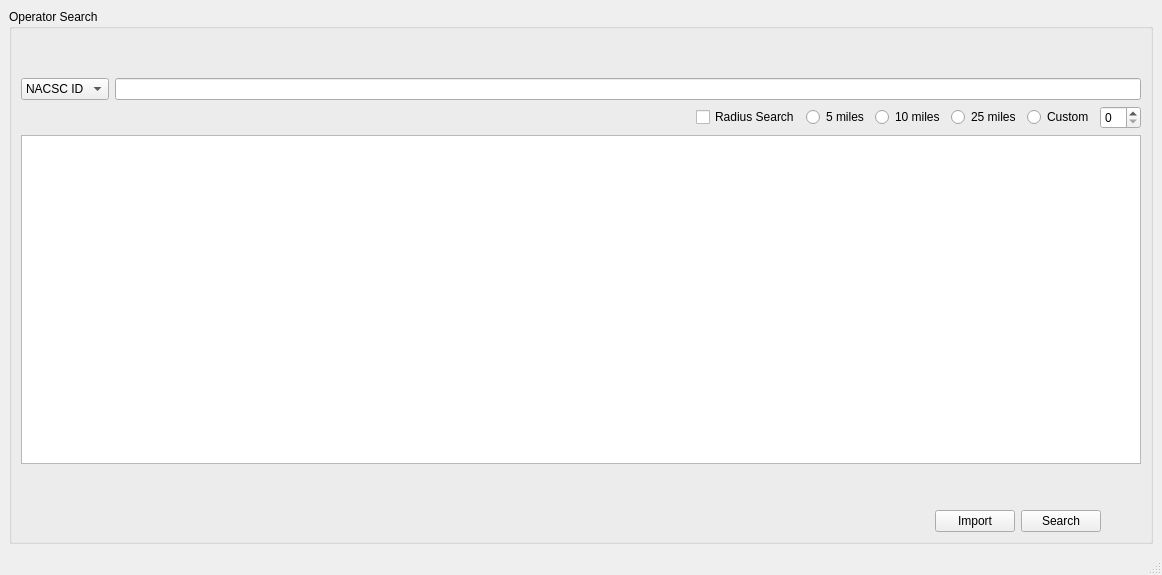
<?xml version="1.0" encoding="UTF-8"?>
<ui version="4.0">
 <class>MainWindow</class>
 <widget class="QMainWindow" name="MainWindow">
  <property name="geometry">
   <rect>
    <x>0</x>
    <y>0</y>
    <width>1162</width>
    <height>575</height>
   </rect>
  </property>
  <property name="sizePolicy">
   <sizepolicy hsizetype="Preferred" vsizetype="Preferred">
    <horstretch>0</horstretch>
    <verstretch>0</verstretch>
   </sizepolicy>
  </property>
  <property name="windowTitle">
   <string>Smooth Operator</string>
  </property>
  <widget class="QWidget" name="centralwidget">
   <layout class="QHBoxLayout" name="horizontalLayout_4">
    <item>
     <widget class="QGroupBox" name="groupBox">
      <property name="title">
       <string>Operator Search</string>
      </property>
      <layout class="QVBoxLayout" name="verticalLayout">
       <item>
        <spacer name="verticalSpacer_2">
         <property name="orientation">
          <enum>Qt::Vertical</enum>
         </property>
         <property name="sizeType">
          <enum>QSizePolicy::Preferred</enum>
         </property>
         <property name="sizeHint" stdset="0">
          <size>
           <width>20</width>
           <height>40</height>
          </size>
         </property>
        </spacer>
       </item>
       <item>
        <layout class="QHBoxLayout" name="horizontalLayout">
         <item>
          <widget class="QComboBox" name="comboBox_search">
           <property name="sizePolicy">
            <sizepolicy hsizetype="Preferred" vsizetype="Preferred">
             <horstretch>0</horstretch>
             <verstretch>0</verstretch>
            </sizepolicy>
           </property>
           <item>
            <property name="text">
             <string>NACSC ID</string>
            </property>
           </item>
           <item>
            <property name="text">
             <string>Company</string>
            </property>
           </item>
          </widget>
         </item>
         <item>
          <widget class="QLineEdit" name="lineEdit_search">
           <property name="sizePolicy">
            <sizepolicy hsizetype="Expanding" vsizetype="Preferred">
             <horstretch>0</horstretch>
             <verstretch>0</verstretch>
            </sizepolicy>
           </property>
          </widget>
         </item>
        </layout>
       </item>
       <item>
        <layout class="QHBoxLayout" name="horizontalLayout_2">
         <item>
          <spacer name="horizontalSpacer">
           <property name="orientation">
            <enum>Qt::Horizontal</enum>
           </property>
           <property name="sizeType">
            <enum>QSizePolicy::MinimumExpanding</enum>
           </property>
           <property name="sizeHint" stdset="0">
            <size>
             <width>40</width>
             <height>20</height>
            </size>
           </property>
          </spacer>
         </item>
         <item>
          <widget class="QCheckBox" name="checkBox_radius">
           <property name="text">
            <string>Radius Search</string>
           </property>
          </widget>
         </item>
         <item>
          <widget class="QRadioButton" name="radioButton_5m">
           <property name="text">
            <string>5 miles</string>
           </property>
          </widget>
         </item>
         <item>
          <widget class="QRadioButton" name="radioButton_10m">
           <property name="text">
            <string>10 miles</string>
           </property>
          </widget>
         </item>
         <item>
          <widget class="QRadioButton" name="radioButton_25m">
           <property name="text">
            <string>25 miles</string>
           </property>
          </widget>
         </item>
         <item>
          <widget class="QRadioButton" name="radioButton_custom">
           <property name="text">
            <string>Custom</string>
           </property>
          </widget>
         </item>
         <item>
          <widget class="QSpinBox" name="spinBox_radius"/>
         </item>
        </layout>
       </item>
       <item>
        <widget class="QTableView" name="tableView_search"/>
       </item>
       <item>
        <spacer name="verticalSpacer">
         <property name="orientation">
          <enum>Qt::Vertical</enum>
         </property>
         <property name="sizeType">
          <enum>QSizePolicy::Preferred</enum>
         </property>
         <property name="sizeHint" stdset="0">
          <size>
           <width>20</width>
           <height>40</height>
          </size>
         </property>
        </spacer>
       </item>
       <item>
        <layout class="QHBoxLayout" name="horizontalLayout_3">
         <item>
          <spacer name="horizontalSpacer_2">
           <property name="orientation">
            <enum>Qt::Horizontal</enum>
           </property>
           <property name="sizeHint" stdset="0">
            <size>
             <width>40</width>
             <height>20</height>
            </size>
           </property>
          </spacer>
         </item>
         <item>
          <widget class="QPushButton" name="pushButton_import">
           <property name="sizePolicy">
            <sizepolicy hsizetype="Minimum" vsizetype="Maximum">
             <horstretch>0</horstretch>
             <verstretch>0</verstretch>
            </sizepolicy>
           </property>
           <property name="minimumSize">
            <size>
             <width>0</width>
             <height>0</height>
            </size>
           </property>
           <property name="text">
            <string>Import</string>
           </property>
          </widget>
         </item>
         <item>
          <widget class="QPushButton" name="pushButton_search">
           <property name="sizePolicy">
            <sizepolicy hsizetype="Minimum" vsizetype="Maximum">
             <horstretch>0</horstretch>
             <verstretch>0</verstretch>
            </sizepolicy>
           </property>
           <property name="minimumSize">
            <size>
             <width>0</width>
             <height>0</height>
            </size>
           </property>
           <property name="text">
            <string>Search</string>
           </property>
          </widget>
         </item>
         <item>
          <spacer name="horizontalSpacer_3">
           <property name="orientation">
            <enum>Qt::Horizontal</enum>
           </property>
           <property name="sizeType">
            <enum>QSizePolicy::Preferred</enum>
           </property>
           <property name="sizeHint" stdset="0">
            <size>
             <width>40</width>
             <height>20</height>
            </size>
           </property>
          </spacer>
         </item>
        </layout>
       </item>
      </layout>
     </widget>
    </item>
   </layout>
  </widget>
  <widget class="QStatusBar" name="statusbar"/>
 </widget>
 <resources/>
 <connections/>
</ui>
